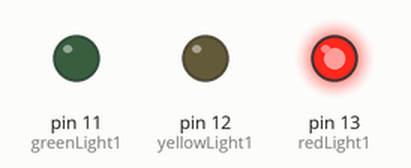
Simulated run of this sketch. Board: Arduino Uno, built with avr-gcc and run on an emulated ATmega328P. On the bench: output pins drawn as LEDs (lit = HIGH).

Above: at 0.4 s.
At 1.94 s:
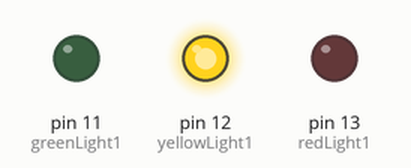
At 3.4 s:
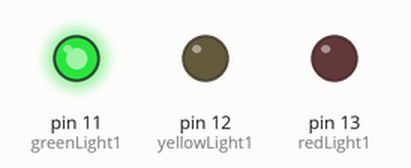
Timing chart, 0 to 4.8 s (numbered marks = the images above):
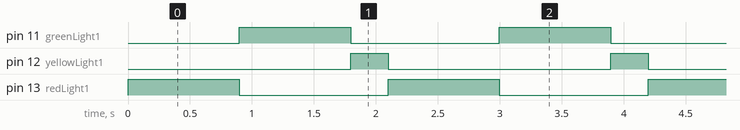

The sketch:

traffic-one.ino
```cpp
const int redLight1 = 13;
const int yellowLight1 = 12;
const int greenLight1 = 11;
const int lightDelayShort = 300;
const int lightDelayLong = 899;

// the setup function runs once when you press reset or power the board
void setup() {
  // initialize digital pin LED_BUILTIN as an output.
  pinMode(redLight1, OUTPUT);
  pinMode(yellowLight1, OUTPUT);
  pinMode(greenLight1, OUTPUT);
}

// the loop function runs over and over again forever
void loop() {

  digitalWrite(greenLight1, LOW);   // turn the LED on (HIGH is the voltage level)
  digitalWrite(yellowLight1, LOW);  // turn the LED on (HIGH is the voltage level)
  digitalWrite(redLight1, HIGH);    // turn the LED on (HIGH is the voltage level)

  delay(lightDelayLong);

  digitalWrite(greenLight1, HIGH);  // turn the LED on (HIGH is the voltage level)
  digitalWrite(yellowLight1, LOW);  // turn the LED on (HIGH is the voltage level)
  digitalWrite(redLight1, LOW);     // turn the LED on (HIGH is the voltage level)

  delay(lightDelayLong);  // wait for a second

  digitalWrite(greenLight1, LOW);    // turn the LED on (HIGH is the voltage level)
  digitalWrite(yellowLight1, HIGH);  // turn the LED on (HIGH is the voltage level)
  digitalWrite(redLight1, LOW);      // turn the LED on (HIGH is the voltage level)
  delay(lightDelayShort);            // wait for a second
                                     // wait for a second
}
```

Measured:
- by itself, pin 11 (greenLight1), pin 13 (redLight1): alternates HIGH for 0.90 s and LOW for 1.2 s
- by itself, pin 12 (yellowLight1): alternates HIGH for 0.30 s and LOW for 1.8 s
- by itself, everything shown: repeats every 2.1 s, in 3 steps
